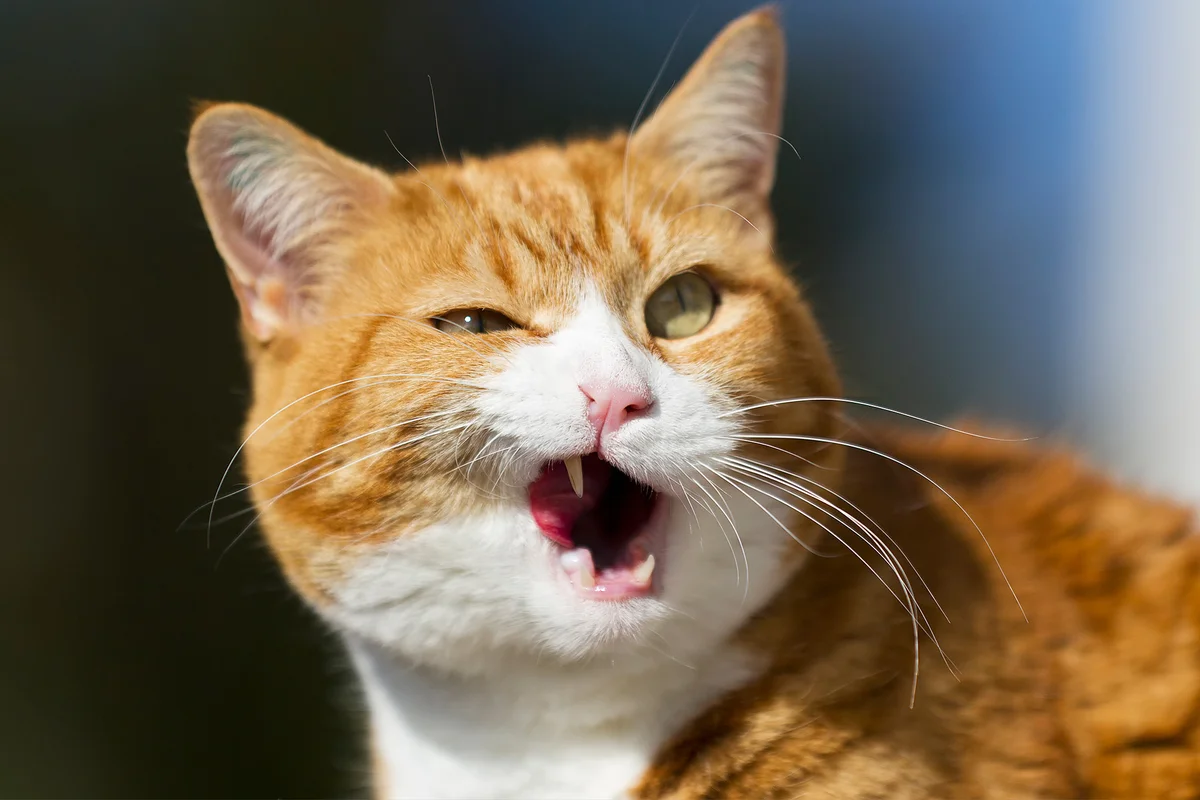
#> input picture basics_of_basics/code/intro+to+opencv/cats/cat.jpg, 1200 x 800 px
$ jupyter execute colour.ipynb
#> lines starting #> are read from the running program, lines starting #| are printed output that depends on the picture; after the words box and inside, x2 and y2 are one past the last pixel; in counts of white or black regions, pixels touching at a corner belong together
[cell 1]
import cv2 as cv
import matplotlib.pyplot as plt

[cell 2]
cat=cv.imread('cats/cat.jpg')
#> cat is the input picture: shape (800, 1200, 3); mean B, G, R 79.9, 100.4, 114.6

[cell 3]
def imshow(title,image):
#> called with title = 'cat'
    image=cv.cvtColor(image, cv.COLOR_BGR2RGB)  # Convert BGR to RGB
    plt.imshow(image)
    plt.title(title)
    plt.axis('off')  # Hide axes
    plt.show()
imshow('cat',cat)

# Image Processing with OpenCV

This notebook demonstrates various image processing techniques using OpenCV. It includes operations such as color space conversion, blurring, edge detection, thresholding, and contour detection. Additionally, it showcases the use of Haar cascades for object detection, specifically for detecting cat faces in images.

The following variables are used throughout the notebook:

- **cat**: Original image of a cat.
- **cat_gray**: Grayscale version of the cat image.
- **cat_hsv**: HSV color space representation of the cat image.
- **cat_lab**: LAB color space representation of the cat image.
- **blur**: Blurred version of the cat image using Gaussian blur.
- **gray**: Another grayscale version of the cat image.
- **canny**: Edges detected using the Canny edge detection algorithm.
- **thresh**: Binary thresholded image.
- **contours**: Detected contours in the image.
- **hierarchies**: Hierarchical representation of contours.
- **blank**: Blank canvas used for drawing contours.
- **haar_cascade**: Haar cascade classifier for detecting cat faces.
- **cat_rects**: Detected rectangles around cat faces.

Each step in the notebook builds upon the previous steps, showcasing the power of OpenCV for image analysis and manipulation.

[cell 4]
cat_gray = cv.cvtColor(cat, cv.COLOR_BGR2GRAY)
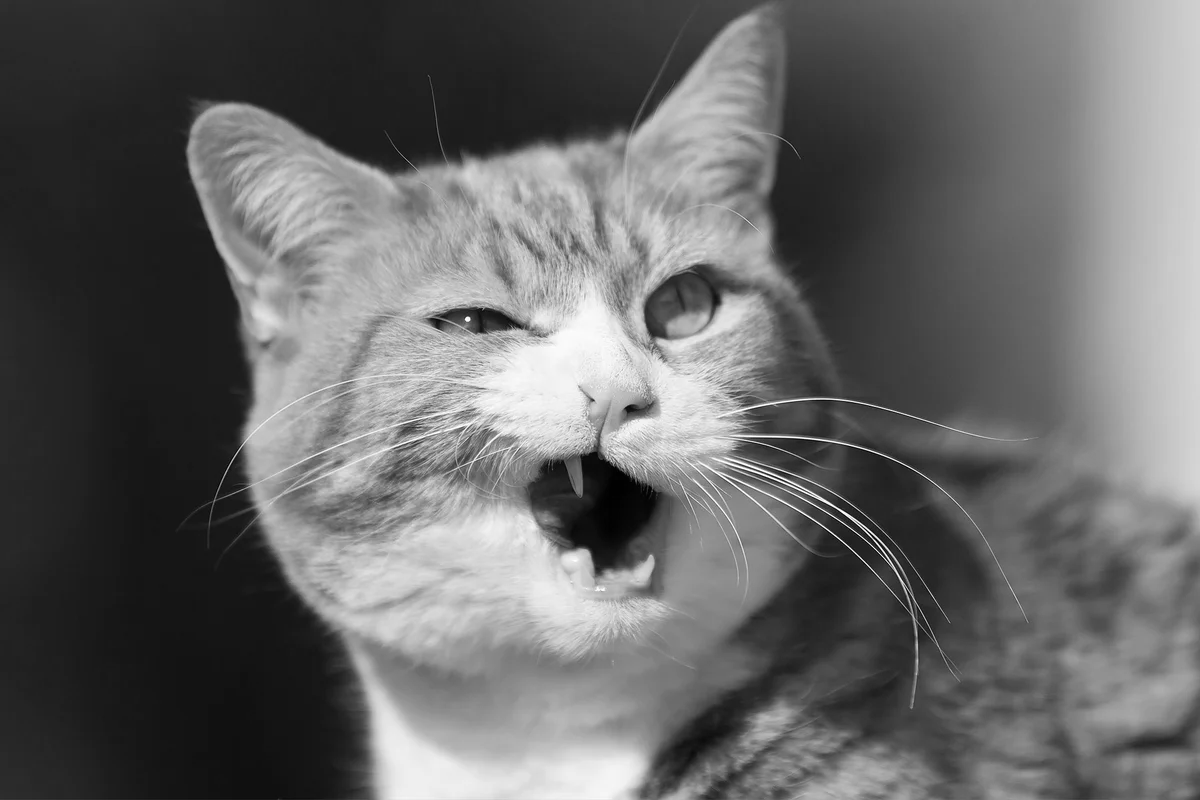
#> cat_gray: shape (800, 1200); min 1, max 255, mean 102.3
imshow('cat',cat_gray)

[cell 5]
cat_hsv = cv.cvtColor(cat, cv.COLOR_BGR2HSV)
#> cat_hsv: shape (800, 1200, 3); mean H, S, V 39.5, 116.2, 122.4
imshow('cat',cat_hsv)
#> in imshow (call 3), `image=cv.cvtColor(image, cv.COLOR_BGR2RGB)`: image: shape (800, 1200, 3); mean H, S, V 122.4, 116.2, 39.5

[cell 6]
cat_lab = cv.cvtColor(cat, cv.COLOR_BGR2Lab)
#> cat_lab: shape (800, 1200, 3); mean of channels 0, 1, 2 107.9, 131.8, 141.5
imshow('cat',cat_lab)
#> in imshow (call 4), `image=cv.cvtColor(image, cv.COLOR_BGR2RGB)`: image: shape (800, 1200, 3); mean of channels 0, 1, 2 141.5, 131.8, 107.9

[cell 7]
imshow('cat',cat)

# contours

[cell 8]
import numpy as np

[cell 9]
blank = np.zeros(cat.shape, dtype='uint8')
imshow('Blank', blank)
#> in imshow (call 6), `image=cv.cvtColor(image, cv.COLOR_BGR2RGB)`: image: shape (800, 1200, 3); every value is 0

[cell 10]
imshow('cat', cat)
blur = cv.GaussianBlur(cat, (5,5), cv.BORDER_DEFAULT)
imshow('Blur', blur)

gray = cv.cvtColor(cat, cv.COLOR_BGR2GRAY)
imshow('Gray', gray)

[cell 11]
canny = cv.Canny(cat, 125, 175)
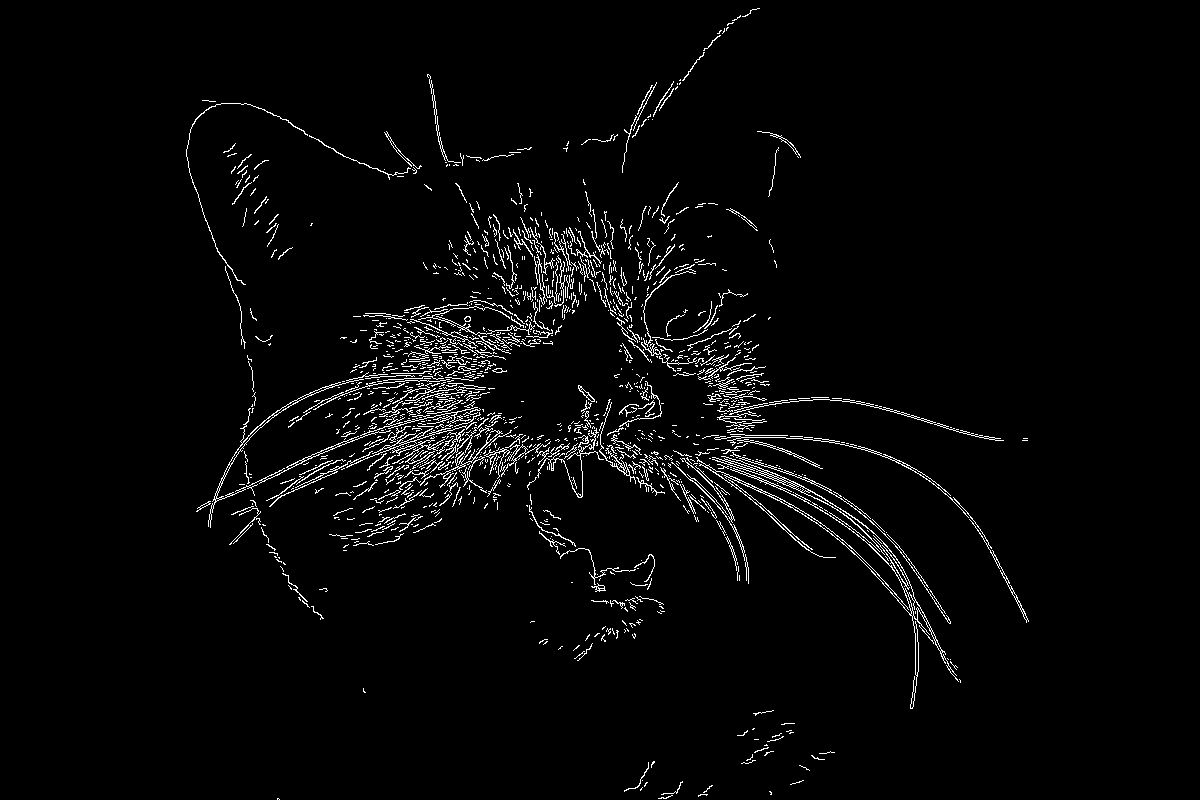
#> canny: shape (800, 1200); 2.8% white in thin lines or dots, all inside (x1, y1, x2, y2) = (186, 8, 1029, 800)
imshow('Canny Edges', canny)

# contours
In this section, we explore contour detection and visualization techniques using OpenCV. Contours are useful for shape analysis, object detection, and recognition. We utilize various preprocessing steps such as blurring, edge detection, and thresholding to extract contours from the image. The detected contours are then drawn on a blank canvas for visualization.
CHAIN_APPROX_SIMPLE removes all redundant points and compresses the contour, saving only the essential points needed to represent the shape.

[cell 12]
contours, hierarchies = cv.findContours(canny, cv.RETR_LIST,cv.CHAIN_APPROX_SIMPLE)
#> contours = 1721 contours, 1636 with area under 20; largest, box (x1, y1, x2, y2) and area: (696, 456, 959, 709) 1291, (208, 372, 481, 528) 716, (269, 422, 477, 507) 250, (953, 497, 1029, 623) 148, (229, 414, 275, 466) 146

cv.drawContours(blank, contours, -1, (0,0,255), 1)
imshow('Contours Drawn', blank)
print(f'{len(contours)} contour(s) found!')
#| 1721 contour(s) found!

[cell 13]
blur = cv.GaussianBlur(cat, (5,5), cv.BORDER_DEFAULT)
imshow('Blur', blur)

canny = cv.Canny(blur, 125, 175)
#> canny: shape (800, 1200); 0.95% white in thin lines or dots, all inside (x1, y1, x2, y2) = (186, 7, 969, 797)
imshow('Canny Edges', canny)
contours, hierarchies = cv.findContours(canny, cv.RETR_LIST, cv.CHAIN_APPROX_SIMPLE)
#> contours = 181 contours, 156 with area under 20; largest, box (x1, y1, x2, y2) and area: (726, 455, 938, 640) 115, (736, 481, 906, 611) 108, (708, 464, 905, 605) 108, (631, 7, 758, 137) 96, (186, 102, 393, 346) 86


print(f'{len(contours)} contour(s) found!')
#| 181 contour(s) found!
blank = np.zeros(cat.shape, dtype='uint8')

cv.drawContours(blank, contours, -1, (0,0,255), 1)
imshow('Contours Drawn', blank)

[cell 14]
blank = np.zeros(cat.shape, dtype='uint8')

ret,thresh = cv.threshold(gray, 125, 255, cv.THRESH_BINARY)
#> thresh: shape (800, 1200); 38.2% white; 163 white regions (141 under 20 px), largest, box (x1, y1, x2, y2) and area: (188, 13, 1033, 800) 271662, (1018, 0, 1200, 599) 73459, (1060, 618, 1200, 751) 10569
imshow('Threshold', thresh)
canny = cv.Canny(thresh, 125, 175)
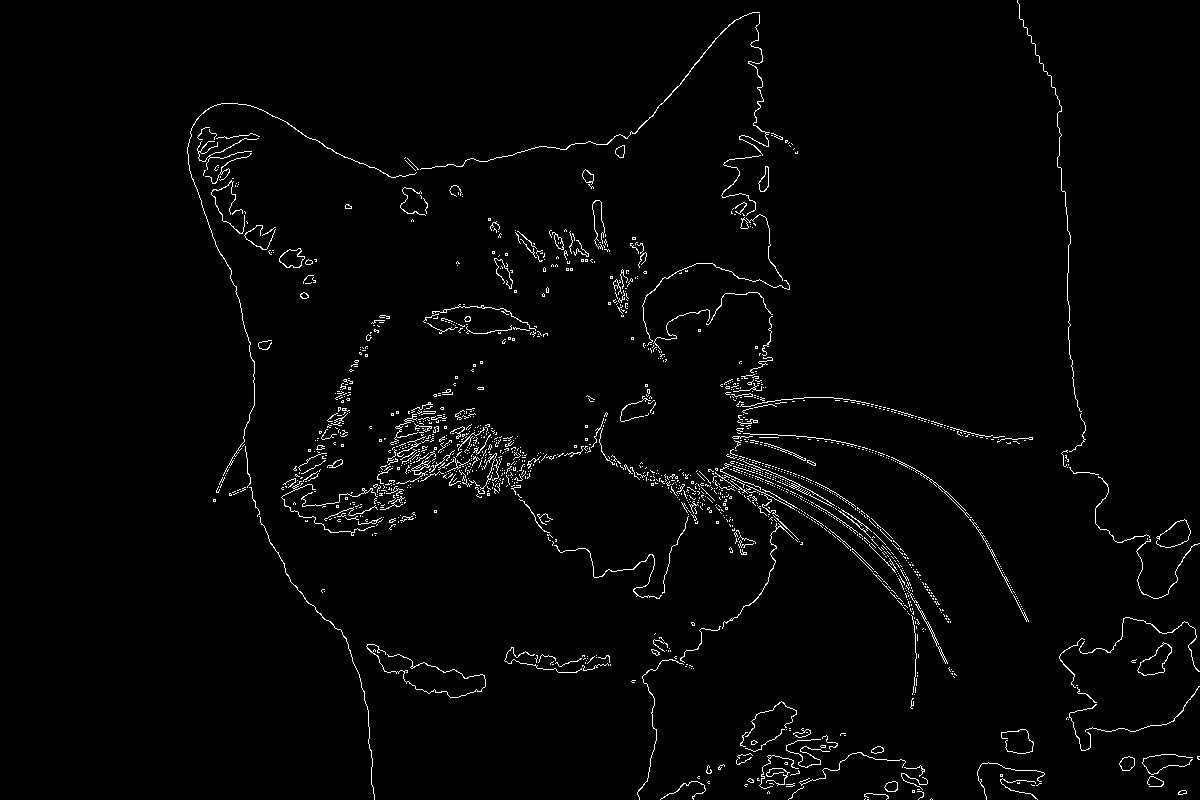
#> canny: shape (800, 1200); 2% white in thin lines or dots, all inside (x1, y1, x2, y2) = (187, 0, 1200, 800)
imshow('Canny Edges', canny)
contours, hierarchies = cv.findContours(canny, cv.RETR_LIST, cv.CHAIN_APPROX_SIMPLE)
#> contours = 1850 contours, 1800 with area under 20; largest, box (x1, y1, x2, y2) and area: (1137, 642, 1172, 676) 554, (1137, 643, 1172, 676) 534, (279, 248, 305, 268) 324, (279, 248, 305, 268) 302, (1119, 756, 1135, 771) 160


print(f'{len(contours)} contour(s) found!')
#| 1850 contour(s) found!
cv.drawContours(blank, contours, -1, (0,0,255), 1)
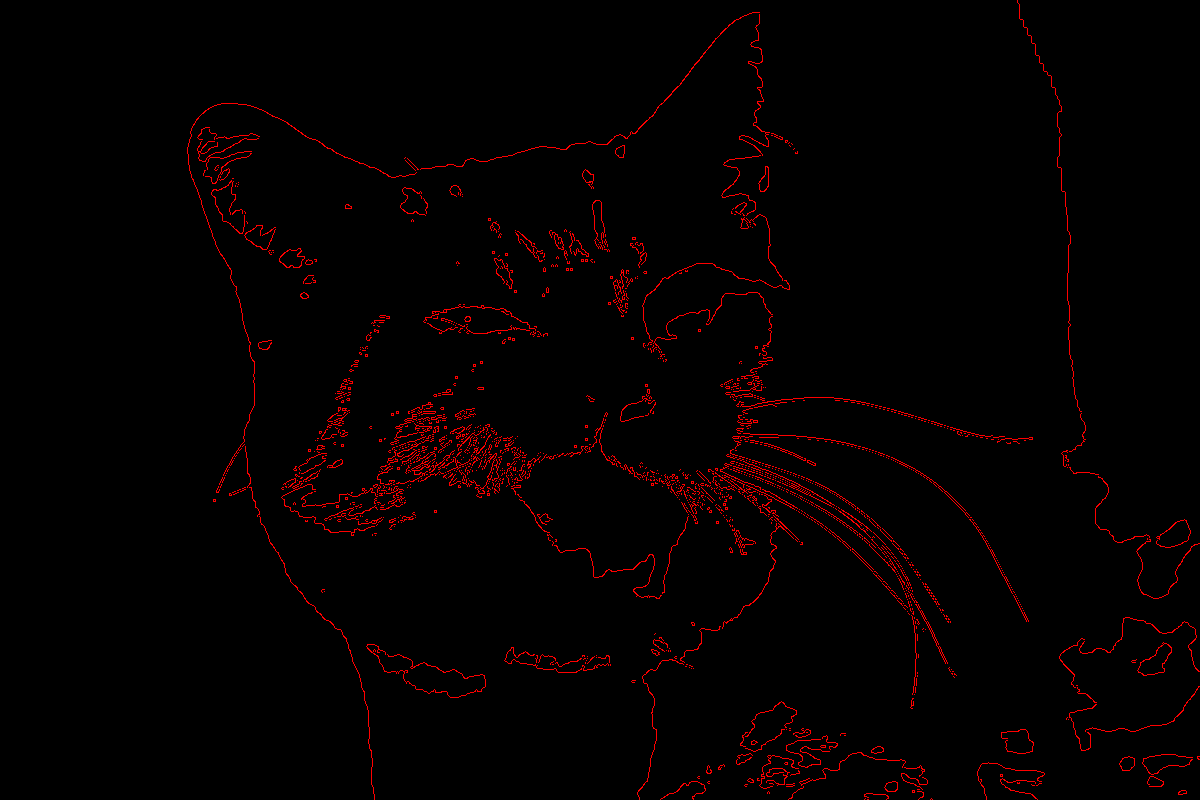
#> blank: shape (800, 1200, 3); mean of channels 0, 1, 2 0, 0, 5.1; drawn as B, G, R
imshow('Contours Drawn', blank)

# is it a cat
let the machine answer

[cell 15]
imshow('cat', cat)

[cell 16]
haar_cascade = cv.CascadeClassifier(cv.data.haarcascades + 'haarcascade_frontalcatface.xml')
cat_rects = haar_cascade.detectMultiScale(cat, scaleFactor=1.1, minNeighbors=3)
#> cat_rects = ()
print(f'number of faces detected    : {len(cat_rects)}')
#| number of faces detected    : 0
for (x,y,w,h) in cat_rects:
    cv.rectangle(cat, (x,y), (x+w, y+h), (0,255,0), 2)
#> this loop made 0 passes

[cell 17]
cat=cv.imread(r"C:\Users\dredr\OneDrive\Desktop\dsa\9+30 to 11\code\intro+to+opencv\cats\cat1.jpg")
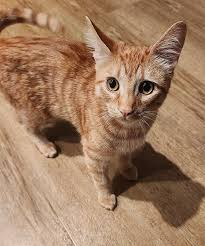
#> input picture 9+30 to 11/code/intro+to+opencv/cats/cat1.jpg, 205 x 246 px, found by its file name
#> cat is the input picture: shape (246, 205, 3); mean B, G, R 97.7, 124.8, 159.2

[cell 18]
imshow('cat',cat)

# https://github.com/opencv/opencv/tree/master/data/haarcascades

[cell 19]
haar_cascade = cv.CascadeClassifier(cv.data.haarcascades + 'haarcascade_frontalcatface.xml')
cat_rects = haar_cascade.detectMultiScale(cat, scaleFactor=1.1, minNeighbors=3)
#> cat_rects = [[91, 54, 77, 77]]
print(f'number of faces detected    : {len(cat_rects)}')
#| number of faces detected    : 1
print(cat_rects)
#| [[91 54 77 77]]
'''cv.circle(cat, (91,54), 1, (0,0,255), thickness=2)'''
'''cv.circle(cat, (168,131), 1, (0,0,255), thickness=2)'''
'''cv.line(cat, (91,54), (167,131), (255,255,0), thickness=7)'''
'''for (x,y,w,h) in cat_rects:
    cv.rectangle(cat, (x,y), (x+w, y+h), (0,255,0), 2) '''

imshow('Detected Cat', cat)
